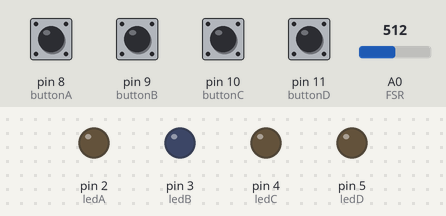
This sketch was run on a simulated Arduino Uno, built with avr-gcc and run on an emulated ATmega328P. On the bench: output pins drawn as LEDs (lit = HIGH). The inputs (shaded band) are chosen by the test bench; at power-on: pin 8 (buttonA), pin 9 (buttonB), pin 10 (buttonC), pin 11 (buttonD) HIGH, A0 (FSR) = 512.

Above: at 1.2 s.
1.3 s: pin 8 (buttonA) pulled LOW for 1 s
At 1.95 s:
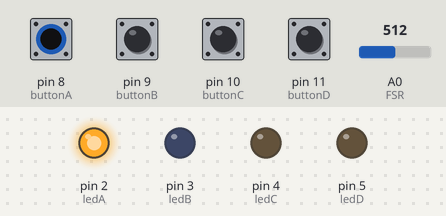
3.8 s: pin 9 (buttonB) pulled LOW for 1 s
At 4.35 s:
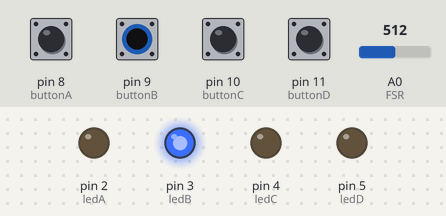
6.3 s: pin 10 (buttonC) pulled LOW for 1 s
At 8.4 s:
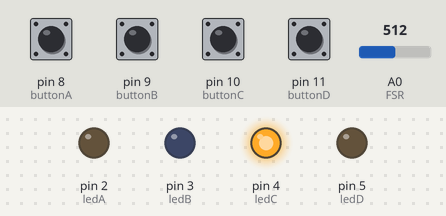
8.8 s: pin 11 (buttonD) pulled LOW for 1 s
At 9.45 s:
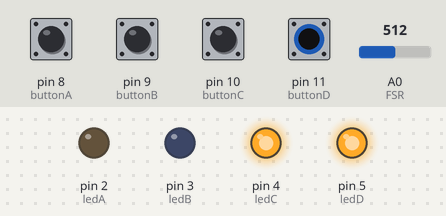
11.3 s: pin 8 (buttonA) pulled LOW for 1 s
At 11.85 s:
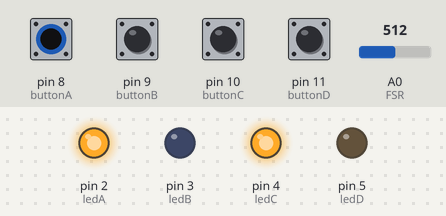
13.8 s: pin 9 (buttonB) pulled LOW for 0.35 s
At 15.0 s:
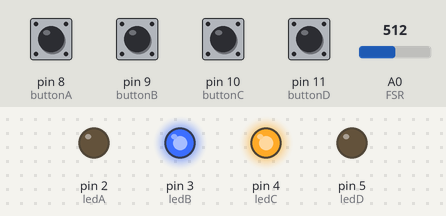
Timing chart, 0 to 16.6 s (numbered marks = the images above; inputs shaded):
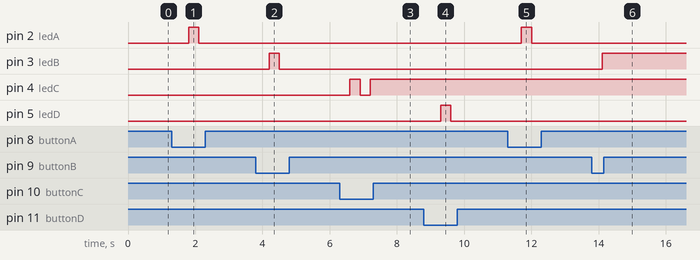

The sketch:

button.ino
```cpp
#define FSR A0

int ledA = 2;
int ledB = 3;
int ledC = 4;
int ledD = 5;

int buttonA = 8;
int buttonB = 9;
int buttonC = 10;
int buttonD = 11;

boolean current_buttonA = LOW;
boolean current_buttonB = LOW;
boolean current_buttonC = LOW;
boolean current_buttonD = LOW;

boolean last_buttonA = LOW;
boolean last_buttonB = LOW;
boolean last_buttonC = LOW;
boolean last_buttonD = LOW;

boolean led_onA = false;
boolean led_onB = false;
boolean led_onC = false;
boolean led_onD = false;

void setup() {
  pinMode(ledA, OUTPUT);
  pinMode(ledB, OUTPUT);
  pinMode(ledC, OUTPUT);
  pinMode(ledD, OUTPUT);
  pinMode(buttonA, INPUT_PULLUP);
  pinMode(buttonB, INPUT_PULLUP);
  pinMode(buttonC, INPUT_PULLUP);
  pinMode(buttonD, INPUT_PULLUP);
}

void loop() {
  int sensorValue = analogRead(FSR);

  if (sensorValue > 200) {
    current_buttonA = digitalRead(buttonA);
    current_buttonB = digitalRead(buttonB);
    current_buttonC = digitalRead(buttonC);
    current_buttonD = digitalRead(buttonD);

    if (last_buttonA == LOW && current_buttonA == LOW) {
      led_onA = ! led_onA;
    }
    last_buttonA = current_buttonA;

    digitalWrite(ledA, led_onA);


    if (last_buttonB == LOW && current_buttonB == LOW) {
      led_onB = ! led_onB;
    }
    last_buttonB = current_buttonB;

    digitalWrite(ledB, led_onB);


    if (last_buttonC == LOW && current_buttonC == LOW) {
      led_onC = ! led_onC;
    }
    last_buttonC = current_buttonC;

    digitalWrite(ledC, led_onC);


    if (last_buttonD == LOW && current_buttonD == LOW) {
      led_onD = ! led_onD;
    }
    last_buttonD = current_buttonD;

    digitalWrite(ledD, led_onD);
    delay(300);
  }
  else {
    current_buttonA = LOW;
    current_buttonB = LOW;
    current_buttonC = LOW;
    current_buttonD = LOW;
    last_buttonA = LOW;
    last_buttonB = LOW;
    last_buttonC = LOW;
    last_buttonD = LOW;
    led_onA = false;
    led_onB = false;
    led_onC = false;
    led_onD = false;
    digitalWrite(ledA, LOW);
    digitalWrite(ledB, LOW);
    digitalWrite(ledC, LOW);
    digitalWrite(ledD, LOW);
  }
}
```

Measured:
- after the input at 1.3 s, pin 2 (ledA): LOW → HIGH after 0.50 s, → LOW 0.30 s later
- after the input at 3.8 s, pin 3 (ledB): LOW → HIGH after 0.40 s, → LOW 0.30 s later
- after the input at 6.3 s, pin 4 (ledC): LOW → HIGH after 0.30 s, → LOW 0.30 s later, → HIGH 0.30 s later
- after the input at 8.8 s, pin 5 (ledD): LOW → HIGH after 0.50 s, → LOW 0.30 s later
- after the input at 11.3 s, pin 2 (ledA): LOW → HIGH after 0.41 s, → LOW 0.30 s later
- after the input at 13.8 s, pin 3 (ledB): LOW → HIGH after 0.31 s
